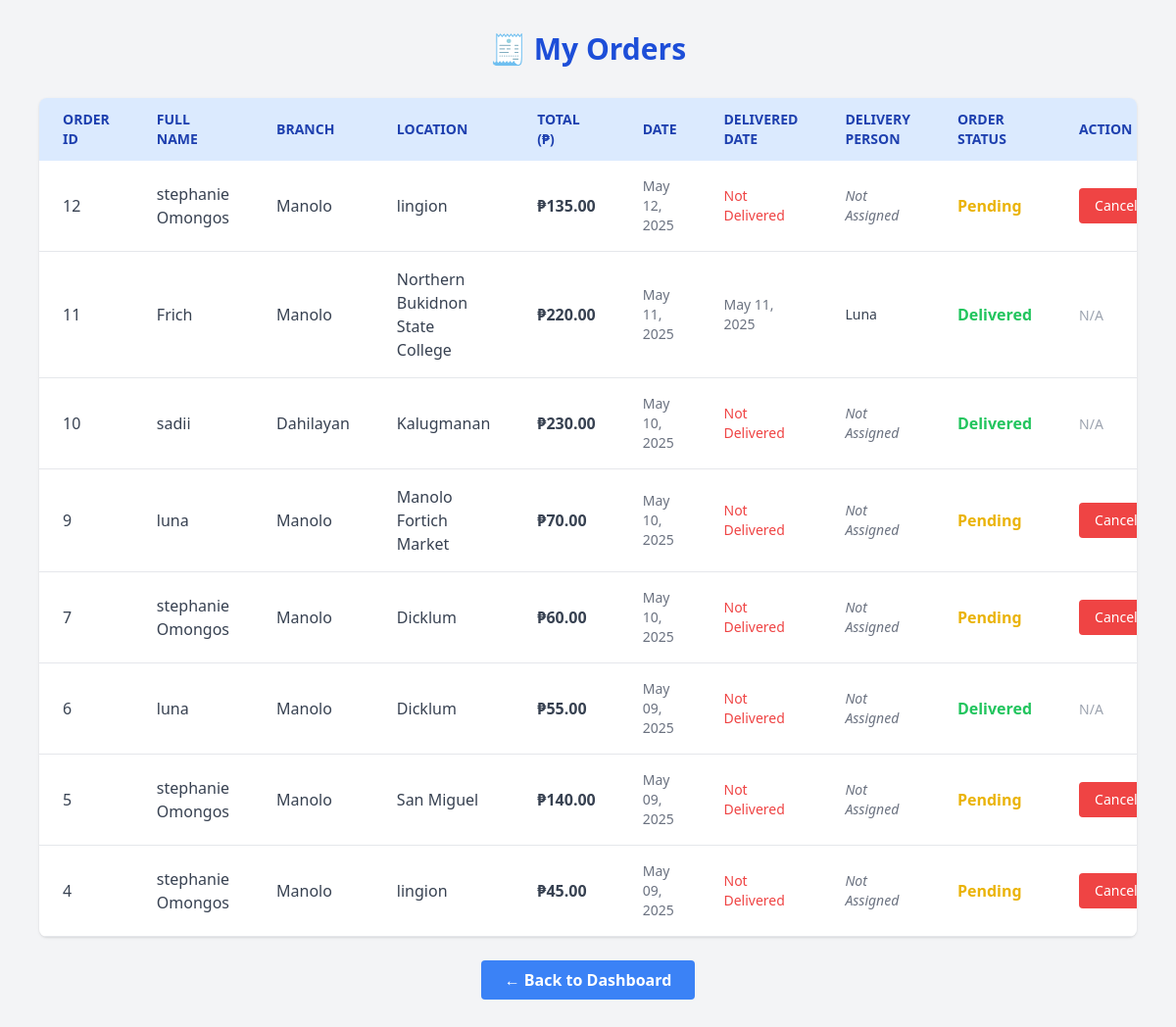
The app's page /orders.php (signed in), older data.
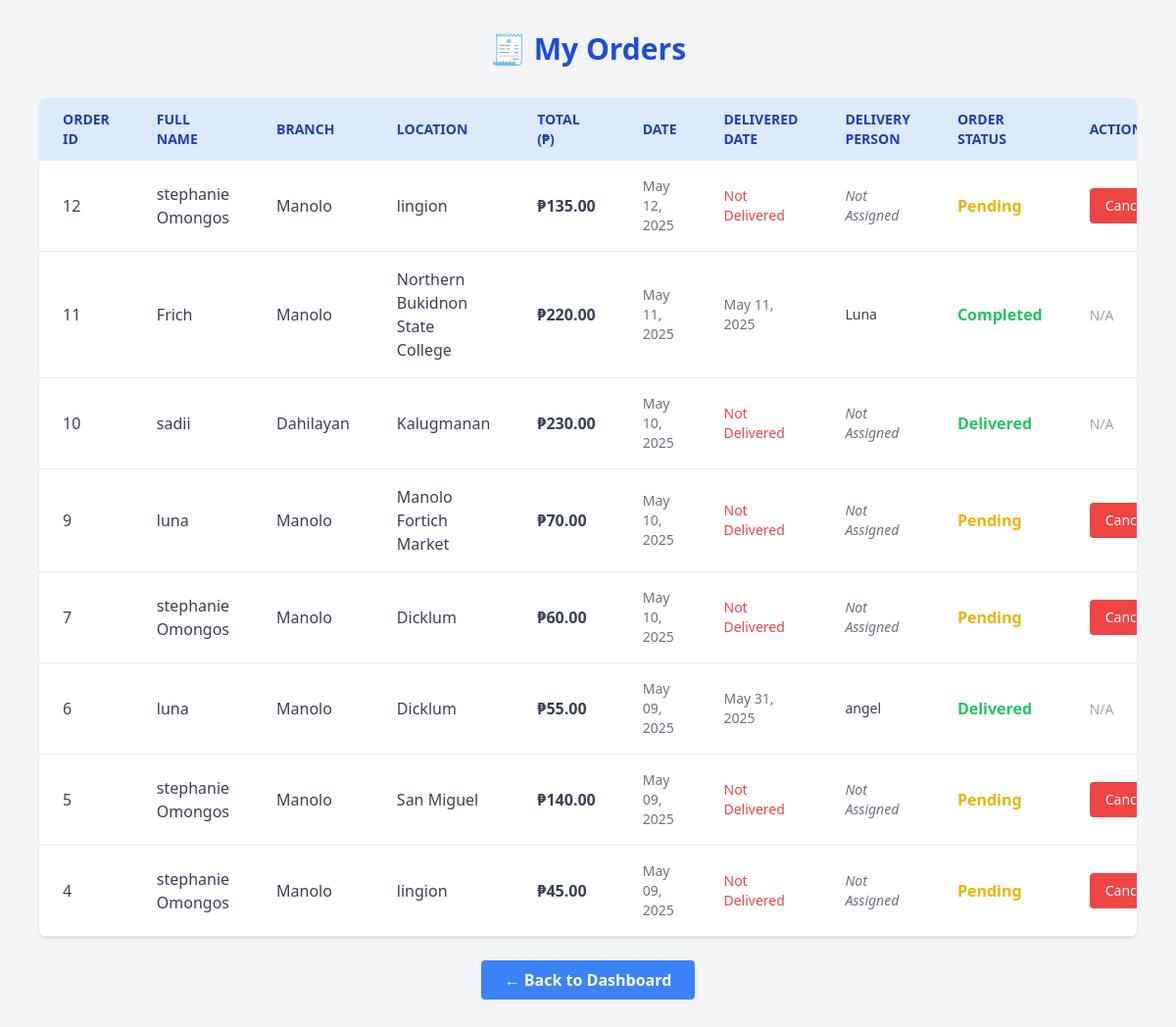
The same page, newer data.
### tables this page shows
CREATE TABLE `orders` (
  `id` int(11) NOT NULL,
  `user_id` int(11) NOT NULL,
  `fullname` varchar(100) NOT NULL,
  `email` varchar(255) NOT NULL,
  `branch` varchar(50) NOT NULL,
  `location` varchar(100) NOT NULL,
  `street` text NOT NULL,
  `total` decimal(10,2) NOT NULL,
  `created_at` timestamp NOT NULL DEFAULT current_timestamp(),
  `tracking_number` varchar(100) DEFAULT NULL,
  `order_status` varchar(50) DEFAULT NULL,
  `estimated_delivery_date` date DEFAULT NULL,
  `actual_delivery_date` date DEFAULT NULL,
  `payment_status` varchar(20) DEFAULT 'Pending',
  `status` varchar(255) NOT NULL DEFAULT 'Pending',
  `delivered_at` datetime DEFAULT NULL,
  `delivery_person` varchar(255) DEFAULT NULL,
  `delivered_date` datetime DEFAULT NULL
);

### orders.php (the view, shortened to what this page needs)
<?php
$user_id = $_SESSION['user_id'];
$conn = new mysqli("localhost", "root", "", "online_shop");
$stmt = $conn->prepare("
    SELECT
        o.id, o.fullname, o.branch, o.location, o.street, o.total, o.created_at, o.status, o.delivered_date, o.delivery_person,
        r.contact AS contact_number
    FROM orders o
    LEFT JOIN riders r ON o.delivery_person = r.name
    WHERE o.user_id = ?
    ORDER BY o.created_at DESC
");
$stmt->bind_param("i", $user_id);
$stmt->execute();
$result = $stmt->get_result();
?>
<!DOCTYPE html>
<html lang="en">
<head>
    <script src="https://cdn.tailwindcss.com"></script>
</head>
<body class="bg-gray-100 font-sans">
    <div class="max-w-6xl mx-auto py-8 px-4">
        <h1 class="text-3xl font-bold text-center text-blue-700 mb-8">🧾 My Orders</h1>
        <?php if ($result->num_rows > 0): ?>
            <div class="overflow-x-auto bg-white shadow rounded-lg">
                <table class="min-w-full table-auto text-left border-collapse">
                    <thead class="bg-blue-100 text-blue-800 uppercase text-sm">
                        <tr>
                            <th class="px-6 py-3">Order ID</th>
                            <th class="px-6 py-3">Full Name</th>
                            <th class="px-6 py-3">Branch</th>
                            <th class="px-6 py-3">Location</th>
                            <th class="px-6 py-3">Total (₱)</th>
                            <th class="px-6 py-3">Date</th>
                            <th class="px-6 py-3">Delivered Date</th>
                            <th class="px-6 py-3">Delivery Person</th>
                            <th class="px-6 py-3">Order Status</th>
                            <th class="px-6 py-3">Action</th>
                        </tr>
                    </thead>
                    <tbody class="text-gray-700">
                        <?php while ($row = $result->fetch_assoc()): ?>
                            <tr class="border-b hover:bg-gray-50">
                                <td class="px-6 py-4"><?php echo htmlspecialchars($row['id']); ?></td>
                                <td class="px-6 py-4"><?php echo htmlspecialchars($row['fullname']); ?></td>
                                <td class="px-6 py-4"><?php echo htmlspecialchars($row['branch']); ?></td>
                                <td class="px-6 py-4"><?php echo htmlspecialchars($row['location']); ?></td>
                                <td class="px-6 py-4 font-semibold">₱<?php echo number_format($row['total'], 2); ?></td>
                                <td class="px-6 py-4 text-sm text-gray-500"><?php echo date('M d, Y', strtotime($row['created_at'])); ?></td>
                                <td class="px-6 py-4 text-sm text-gray-500">
                                    <?php
                                        if ($row['delivered_date']) {
                                            echo date('M d, Y', strtotime($row['delivered_date']));
                                        } else {
                                            echo "<span class='text-red-500'>Not Delivered</span>";
                                        }
                                    ?>
                                </td>
                                <td class="px-6 py-4 text-sm">
                                    <?php
                                        if ($row['delivery_person']) {
                                            echo htmlspecialchars($row['delivery_person']);
                                        } else {
                                            echo "<span class='text-gray-500 italic'>Not Assigned</span>";
                                        }
                                    ?>
                                </td>
                                <td class="px-6 py-4">
                                    <?php
                                        $status = strtolower($row['status']);
                                        if ($status == 'pending') {
                                            echo "<span class='text-yellow-500 font-semibold capitalize'>Pending</span>";
                                        } elseif ($status == 'delivered') {
                                            echo "<span class='text-green-500 font-semibold capitalize'>Delivered</span>";
                                        } elseif ($status == 'completed') {
                                            echo "<span class='text-green-500 font-semibold capitalize'>Completed</span>";
                                        } elseif ($status == 'cancelled') {
                                            echo "<span class='text-red-500 font-semibold capitalize'>Cancelled</span>";
                                        } else {
                                            echo "<span class='capitalize'>{$row['status']}</span>";
                                        }
                                    ?>
                                </td>
                                <td class="px-6 py-4">
                                    <?php if ($status == 'pending'): ?>
                                        <form action="cancel_order.php" method="POST" onsubmit="return confirm('Are you sure you want to cancel this order?');">
                                            <button type="submit" class="bg-red-500 hover:bg-red-600 text-white px-4 py-2 rounded text-sm">Cancel</button>
                                        </form>
                                    <?php else: ?>
                                        <span class="text-gray-400 text-sm">N/A</span>
                                    <?php endif; ?>
                                </td>
                            </tr>
                        <?php endwhile; ?>
                    </tbody>
                </table>
            </div>
        <?php else: ?>
            <p class="text-center text-gray-600">You have no orders yet.</p>
        <?php endif; ?>
        <div class="mt-6 text-center">
            <a href="dashboard.php" class="inline-block bg-blue-500 hover:bg-blue-600 text-white font-semibold px-6 py-2 rounded">
                ← Back to Dashboard
            </a>
        </div>
    </div>
</body>
</html>

Row changes from the older to the newer data that the page shows:
changed orders "Frich": status "Delivered" → "Completed"
changed orders id 6: delivered_date (not shown) → "May 31, 2025"; delivery_person (not shown) → "angel"; no longer shows "Not Delivered"; no longer shows "Not Assigned"
